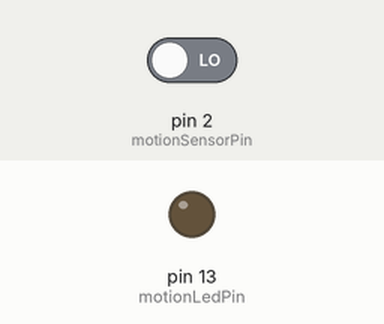
This sketch was run on a simulated Arduino Uno, built with avr-gcc and run on an emulated ATmega328P. Shown: output pins drawn as LEDs (lit = HIGH). The inputs (shaded band) are chosen by the test bench; at power-on: pin 2 (motionSensorPin) LOW.

Above: at 1.2 s.
1.3 s: pin 2 (motionSensorPin) driven HIGH
At 2.1 s:
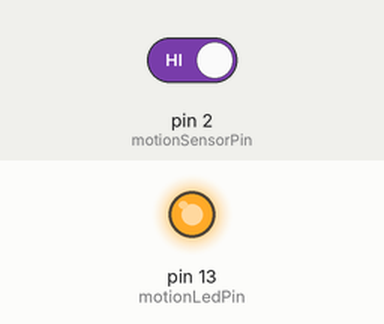
2.8 s: pin 2 (motionSensorPin) driven LOW
At 3.2 s:
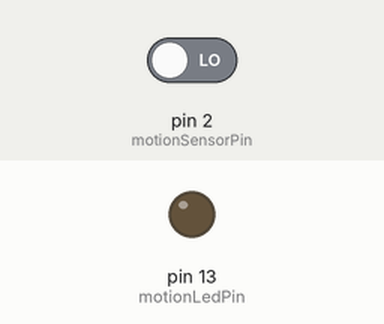
Timing chart, 0 to 5.8 s (numbered marks = the images above; inputs shaded):
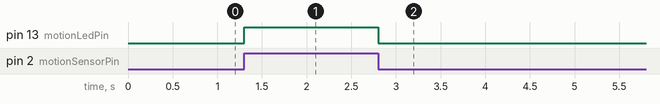

Measured:
- after the input at 1.3 s, pin 13 (motionLedPin): LOW → HIGH at once
- after the input at 2.8 s, pin 13 (motionLedPin): HIGH → LOW at once

The sketch:

MotionSensor.ino
```cpp
const int motionSensorPin = 2;
const int motionLedPin = LED_BUILTIN;

void setup() {
  Serial.begin(115200);
  pinMode(motionSensorPin, INPUT);
  pinMode(motionLedPin, OUTPUT);
}

void loop() {

  if (motionSensed() == true){
    digitalWrite(motionLedPin, HIGH);
  }
  else if (motionSensed() == false){
    digitalWrite(motionLedPin, LOW);
  }

  //Serial.println(motionSensed());
  //delay(200);
}

bool motionSensed(){
  bool motionSens = digitalRead(motionSensorPin);
  return motionSens;
}
```
